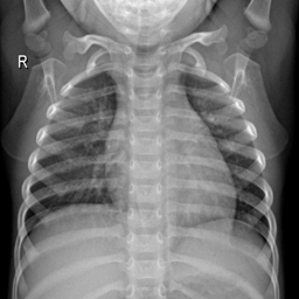
#> input picture data/demo_samples/Normal/Normal-1378.png, 299 x 299 px, found by its file name; its folder holds only this picture in this run
$ jupyter execute --allow-errors machine_learning_feature_extraction.ipynb   (older library calls are emulated)
#> lines starting #> are read from the running program, lines starting #| are printed output that depends on the picture; after the words box and inside, x2 and y2 are one past the last pixel; in counts of white or black regions, pixels touching at a corner belong together
#> further down, image is the input picture: shape (299, 299); min 0, max 255, mean 117.3
### Imports

[cell 1]
import os
import cv2
import numpy as np
import pandas as pd
from scipy.stats import skew, kurtosis
from skimage.measure import shannon_entropy
from skimage.feature import local_binary_pattern, hog
from tqdm import tqdm
from natsort import natsorted

SEED = 42

### Paths

[cell 2]
RAW_DATA_DIR = "../data/raw"
PROCESSED_DATA_DIR = "../data/processed"
FEATURES_DIR = "../data/ml_features/"
os.makedirs(RAW_DATA_DIR, exist_ok=True)
os.makedirs(PROCESSED_DATA_DIR, exist_ok=True)
os.makedirs(FEATURES_DIR, exist_ok=True)

CLASSES = [
    "Normal",
    "COVID",
    "Lung_Opacity",
    "Viral Pneumonia"
]

### Statistical features

[cell 3]
def extract_stat_features(image):
    """
    Extraction des features sur les pixels non nuls uniquement.
    """

    # pixels pulmonaires uniquement
    pixels = image[image > 0]

    if len(pixels) == 0:
        return None

    # calcul des gradients
    grad_x = cv2.Sobel(image.astype(np.float32), cv2.CV_32F, 1, 0, ksize=3)
    grad_y = cv2.Sobel(image.astype(np.float32), cv2.CV_32F, 0, 1, ksize=3)
    grad_mag = np.sqrt(grad_x**2 + grad_y**2)
    grad_pixels = grad_mag[image > 0]

    features = {
        "mean": pixels.mean(),
        "std": pixels.std(),
        "min": pixels.min(),
        "max": pixels.max(),
        "median": np.median(pixels),
        "p5": np.percentile(pixels, 5),
        "p25": np.percentile(pixels, 25),
        "p75": np.percentile(pixels, 75),
        "p95": np.percentile(pixels, 95),
        "skewness": skew(pixels), # asymétrie de la distribution des pixels
        "kurtosis": kurtosis(pixels), # degré de concentration/présence de valeurs extrêmes dans la distribution
        "entropy": shannon_entropy(pixels), # entropie calculée sur les pixels pulmonaires uniquement
        "laplacian_variance": cv2.Laplacian(image.astype(np.float32), cv2.CV_32F)[image > 0].var(), # détection de variations brusques d'intensité (contours), sharpness, netteté
        "gradient_magnitude_mean": grad_pixels.mean(), # gradient moyenne
        "gradient_magnitude_std": grad_pixels.std(),# gradients écart-type
    }

    return features

#> (a cell that did not finish here is left out)

#> in extract_stat_features, `grad_x = cv2.Sobel(image.astype(np.float32), cv2.CV_32F, 1, 0, ksize=3)`:
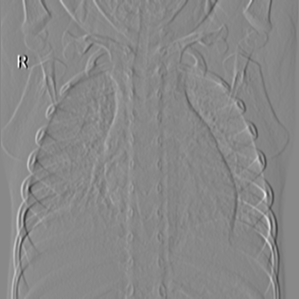
#> grad_x: shape (299, 299) float32; min -803, max 699, mean -0.2; drawn with min black and max white
#> in extract_stat_features, `grad_y = cv2.Sobel(image.astype(np.float32), cv2.CV_32F, 0, 1, ksize=3)`:
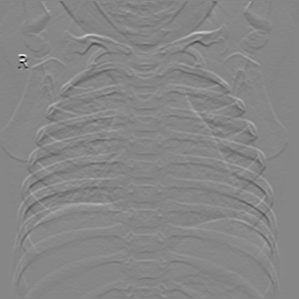
#> grad_y: shape (299, 299) float32; min -856, max 767, mean 0.1; drawn with min black and max white
#> in extract_stat_features, `grad_mag = np.sqrt(grad_x**2 + grad_y**2)`:
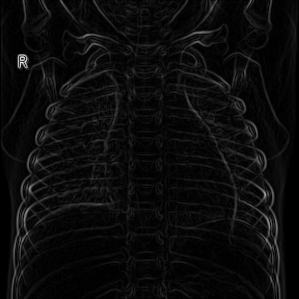
#> grad_mag: shape (299, 299) float32; min 0, max 935.6, mean 44.7; drawn with min black and max white
#> `features = extract_stat_features(image)`: features = 15 items
#| 15 features extraites

            if features is None:
                continue

            features["class"] = class_name
            features["image_name"] = image_name

            data.append(features)

        print(len(data[0])-2, "features extraites")

    df_features = pd.DataFrame(data)
    cols = ["image_name"] + [col for col in df_features.columns if col != "image_name"]
    df_features = df_features[cols]
    df_features.to_csv(f"{FEATURES_DIR}/features_stat_{contrast_adjustment}.csv", index=False)

# display(df_features.head())

### LBP features

[cell 5]
# paramètres LBP
RADIUS = 3
N_POINTS = 8 * RADIUS
METHOD = "uniform"

def extract_lbp_features(image):
    """
    image : grayscale segmentée, uint8
    """
    lbp = local_binary_pattern(
        image,
        P=N_POINTS,
        R=RADIUS,
        method=METHOD
    )

    mask = image > 0
    lbp_pixels = lbp[mask]

    if len(lbp_pixels) == 0:
        return None

    n_bins = N_POINTS + 2  # pour method='uniform'

    hist, _ = np.histogram(
        lbp_pixels,
        bins=n_bins,
        range=(0, n_bins),
        density=True
    )

    features = {
        f"lbp_{i}": hist[i]
        for i in range(len(hist))
    }

    return features

#> (a cell that did not finish here is left out)

#> in extract_lbp_features, `lbp = local_binary_pattern( image, P=N_POINTS, R=RADIUS, method=METHOD )`:
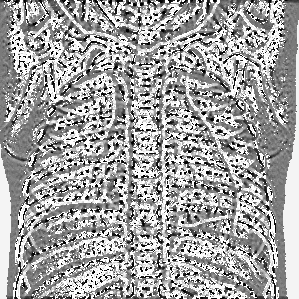
#> lbp: shape (299, 299) float64; min 0, max 25, mean 15.9; drawn with min black and max white
#> in extract_lbp_features, `mask = image > 0`:
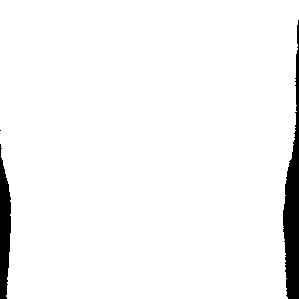
#> mask: shape (299, 299) bool; 96% white; 3 black regions (1 under 20 px), largest, box (x1, y1, x2, y2) and area: (283, 20, 299, 299) 2350, (0, 144, 11, 299) 1218
#> in extract_lbp_features, `hist, _ = np.histogram( lbp_pixels, bins=n_bins, range=(0, n_bins), de..`: hist = 26 values, max 0.275 at index 25, min 0.0131 at index 23, mean 0.0385
#> in extract_lbp_features, `features = { f"lbp_{i}": hist[i] for i in range(len(hist)) }`: features = 26 items
#| 26 features extraites

            if features is None:
                continue

            features["class"] = class_name
            features["image_name"] = image_name

            data.append(features)

        print(len(data[0])-2, "features extraites")

    df_features = pd.DataFrame(data)
    cols = ["image_name"] + [col for col in df_features.columns if col != "image_name"]
    df_features = df_features[cols]
    df_features.to_csv(f"{FEATURES_DIR}/features_lbp_{contrast_adjustment}.csv", index=False)

# display(df_features.head())

### HOG features

[cell 7]
# paramètres HOG
HOG_IMAGE_SIZE = 160
ORIENTATION = 9
PIXELS_PER_CELL = (32, 32)
CELLS_PER_BLOCK = (2, 2)
BLOCK_NORM = "L2-Hys"

def extract_hog_features(image):
    """
    image : grayscale segmentée, paddée, resizée, uint8
    """

    image = cv2.resize(image, (HOG_IMAGE_SIZE, HOG_IMAGE_SIZE), interpolation=cv2.INTER_LINEAR)

    features = hog(
        image,
        orientations=ORIENTATION,
        pixels_per_cell=PIXELS_PER_CELL,
        cells_per_block=CELLS_PER_BLOCK,
        block_norm=BLOCK_NORM,
        visualize=False,
        feature_vector=True
    )

    features = {
        f"hog_{i}": value
        for i, value in enumerate(features)
    }

    return features

#> (a cell that did not finish here is left out)

#> in extract_hog_features, `features = hog( image, orientations=ORIENTATION, pixels_per_cell=PIXEL..`: features = 576 values, max 0.286 at index 432, min 0.0101 at index 467, mean 0.153
#> in extract_hog_features, `features = { f"hog_{i}": value for i, value in enumerate(features) }`: features = 576 items
#| 576 features extraites

            if features is None:
                continue

            features["class"] = class_name
            features["image_name"] = image_name

            data.append(features)

        print(len(data[0])-2, "features extraites")

    df_features = pd.DataFrame(data)
    cols = ["image_name"] + [col for col in df_features.columns if col != "image_name"]
    df_features = df_features[cols]
    df_features.to_csv(f"{FEATURES_DIR}/features_hog_{contrast_adjustment}.csv", index=False)

# display(df_features.head())

$ run again, on data/demo_samples/Normal/Normal-1683.png
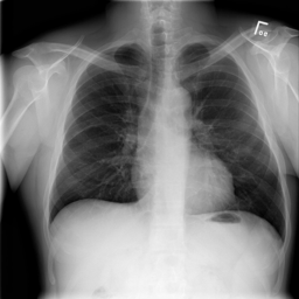
#> input picture data/demo_samples/Normal/Normal-1683.png, 299 x 299 px, found by its file name
#> image is the input picture: shape (299, 299); min 0, max 250, mean 118.1
#> in extract_stat_features, `grad_mag = np.sqrt(grad_x**2 + grad_y**2)`:
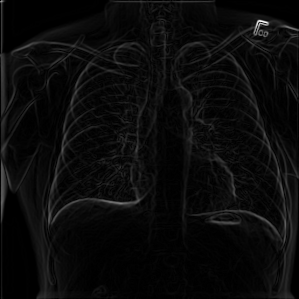
#> grad_mag: shape (299, 299) float32; min 0, max 761.7, mean 33.7; drawn with min black and max white
#> `features = extract_stat_features(image)`: features = 15 items
#| 15 features extraites
#> in extract_lbp_features, `mask = image > 0`:
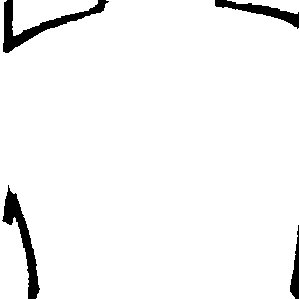
#> mask: shape (299, 299) bool; 96% white; 4 black regions, box (x1, y1, x2, y2) and area: (3, 0, 109, 53) 1289, (2, 185, 40, 299) 1185, (215, 0, 299, 29) 733, (290, 225, 299, 299) 347
#> hist = 26 values, max 0.19 at index 25, min 0.00744 at index 23, mean 0.0385
#> in extract_lbp_features, `features = { f"lbp_{i}": hist[i] for i in range(len(hist)) }`: features = 26 items
#| 26 features extraites
#> image: shape (160, 160)
#> in extract_hog_features, `features = hog( image, orientations=ORIENTATION, pixels_per_cell=PIXEL..`: features = 576 values, max 0.339 at index 432, min 0.00892 at index 454, mean 0.145
#> in extract_hog_features, `features = { f"hog_{i}": value for i, value in enumerate(features) }`: features = 576 items
#| 576 features extraites
